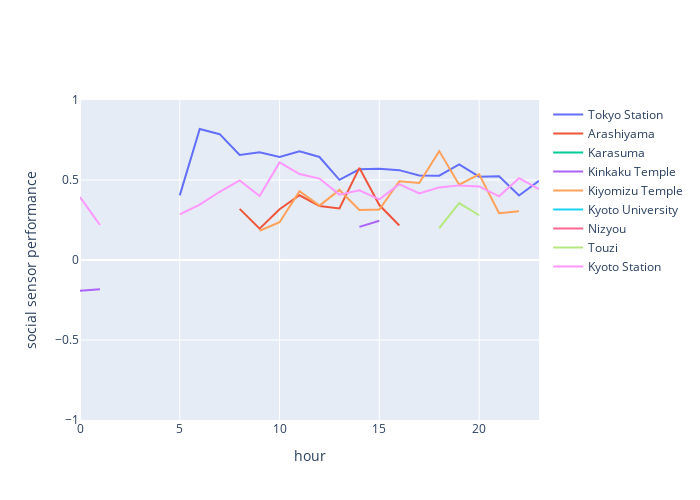

The notebook cell saved with this chart:
### Code cell
data = []
for place_id in range(0, len(list_mobile)):
    mobile = np.load(list_mobile[place_id])
    tweets = np.load(list_twitter[place_id])
    dlete_list = []
    if place_id == 0:
        start_date = datetime(2021,1,1)
    else:
        start_date = datetime(2022,1,1)

    for n_date_from_year in range(0,365):
        Today = start_date + timedelta(days=n_date_from_year)
        work_holi_Flag = isBizDay(Today)
        if (
            n_date_from_year == 0
            or n_date_from_year == 1
            or n_date_from_year == 2
            or n_date_from_year == 362
            or n_date_from_year == 363
            or n_date_from_year == 364
            or work_holi_Flag == "Holiday"
            ):
            continue
        else:
            dlete_list.append(n_date_from_year)
    mobile = np.delete(mobile,dlete_list,axis=0)
    tweets = np.delete(tweets,dlete_list,axis=0)

    for i in range(0,24):
        mobile_1hour = mobile[:, i:i+1]
        mobile_1hour = mobile_1hour.flatten()
        tweets_1hour = tweets[:, i:i+1]
        tweets_1hour = tweets_1hour.flatten()

        correlation, p_value = stats.pearsonr(mobile_1hour, tweets_1hour)
        if p_value>0.05:
            data.append([i,'', p_value, list_key[place_id]])
        else:
            data.append([i, correlation, p_value, list_key[place_id]])


columns=['time','r','p','place']


df= pd.DataFrame(data,columns=columns)



list_place = df['place'].unique()
fig = go.Figure(data=[
    go.Scatter(x = df[df['place']==list_place[0]]['time'], y = df[df['place']==list_place[0]]['r'], name = list_place[0],),
    go.Scatter(x = df[df['place']==list_place[1]]['time'], y = df[df['place']==list_place[1]]['r'], name = list_place[1],),
    go.Scatter(x = df[df['place']==list_place[2]]['time'], y = df[df['place']==list_place[2]]['r'], name = list_place[2],),
    go.Scatter(x = df[df['place']==list_place[3]]['time'], y = df[df['place']==list_place[3]]['r'], name = list_place[3],),
    go.Scatter(x = df[df['place']==list_place[4]]['time'], y = df[df['place']==list_place[4]]['r'], name = list_place[4],),
    go.Scatter(x = df[df['place']==list_place[5]]['time'], y = df[df['place']==list_place[5]]['r'], name = list_place[5],),
    go.Scatter(x = df[df['place']==list_place[6]]['time'], y = df[df['place']==list_place[6]]['r'], name = list_place[6],),
    go.Scatter(x = df[df['place']==list_place[7]]['time'], y = df[df['place']==list_place[7]]['r'], name = list_place[7],),
    go.Scatter(x = df[df['place']==list_place[8]]['time'], y = df[df['place']==list_place[8]]['r'], name = list_place[8],),
    ])
#fig.update_layout(title='Hourly social sensor performance (holiday)')
fig.update_layout(yaxis=dict(range=(-1, 1)))
fig.update_layout(xaxis=dict(title='hour'),
                 yaxis=dict(title='social sensor performance'))
fig.update_layout(width=700,height=500)
fig.show()

### Figure 1 — Plotly figure (JSON) as saved in the notebook; plotly's stock layout.template omitted (floating-point values rounded to 4 significant figures)
{"data": [{"name": "Tokyo Station", "type": "scatter", "x": [0, 1, 2, 3, 4, 5, 6, 7, 8, 9, 10, 11, 12, 13, 14, 15, 16, 17, 18, 19, 20, 21, 22, 23], "y": [0.2066, "", "", -0.1856, "", 0.4037, 0.8192, 0.7865, 0.6571, 0.6736, 0.6434, 0.6799, 0.6439, 0.5013, 0.5672, 0.5702, 0.5617, 0.5285, 0.5267, 0.5969, 0.5205, 0.523, 0.4028, 0.4957]}, {"name": "Arashiyama", "type": "scatter", "x": [0, 1, 2, 3, 4, 5, 6, 7, 8, 9, 10, 11, 12, 13, 14, 15, 16, 17, 18, 19, 20, 21, 22, 23], "y": ["", "", "", null, "", "", "", "", 0.3196, 0.1957, 0.3175, 0.4046, 0.3375, 0.3221, 0.5757, 0.3433, 0.2157, "", 0.3206, "", "", "", "", ""]}, {"name": "Karasuma", "type": "scatter", "x": [0, 1, 2, 3, 4, 5, 6, 7, 8, 9, 10, 11, 12, 13, 14, 15, 16, 17, 18, 19, 20, 21, 22, 23], "y": ["", "", "", 0.2095, "", "", "", "", "", "", 0.3234, "", 0.2944, "", "", "", "", "", "", "", "", 0.2762, "", ""]}, {"name": "Kinkaku Temple", "type": "scatter", "x": [0, 1, 2, 3, 4, 5, 6, 7, 8, 9, 10, 11, 12, 13, 14, 15, 16, 17, 18, 19, 20, 21, 22, 23], "y": [-0.1916, -0.1825, "", "", "", null, "", "", "", "", "", 0.21, "", "", 0.2068, 0.2451, "", "", "", "", "", "", "", ""]}, {"name": "Kiyomizu Temple", "type": "scatter", "x": [0, 1, 2, 3, 4, 5, 6, 7, 8, 9, 10, 11, 12, 13, 14, 15, 16, 17, 18, 19, 20, 21, 22, 23], "y": ["", "", "", "", "", "", "", 0.2766, "", 0.1827, 0.2365, 0.4294, 0.3397, 0.4379, 0.3125, 0.3157, 0.492, 0.4814, 0.6806, 0.4709, 0.535, 0.2925, 0.3048, ""]}, {"name": "Kyoto University", "type": "scatter", "x": [0, 1, 2, 3, 4, 5, 6, 7, 8, 9, 10, 11, 12, 13, 14, 15, 16, 17, 18, 19, 20, 21, 22, 23], "y": ["", "", -0.1965, "", null, "", "", "", "", "", "", "", "", "", "", "", "", "", "", "", "", "", "", ""]}, {"name": "Nizyou", "type": "scatter", "x": [0, 1, 2, 3, 4, 5, 6, 7, 8, 9, 10, 11, 12, 13, 14, 15, 16, 17, 18, 19, 20, 21, 22, 23], "y": ["", "", "", "", "", "", "", "", "", 0.1917, "", 0.2159, "", "", "", "", 0.2317, "", "", 0.2102, "", "", "", ""]}, {"name": "Touzi", "type": "scatter", "x": [0, 1, 2, 3, 4, 5, 6, 7, 8, 9, 10, 11, 12, 13, 14, 15, 16, 17, 18, 19, 20, 21, 22, 23], "y": ["", "", "", "", "", "", 0.1788, "", "", 0.2259, "", "", 0.1892, "", "", "", "", "", 0.1989, 0.3558, 0.2796, "", "", 0.2626]}, {"name": "Kyoto Station", "type": "scatter", "x": [0, 1, 2, 3, 4, 5, 6, 7, 8, 9, 10, 11, 12, 13, 14, 15, 16, 17, 18, 19, 20, 21, 22, 23], "y": [0.3931, 0.2186, "", 0.2633, "", 0.2856, 0.3462, 0.4264, 0.4973, 0.4001, 0.6098, 0.537, 0.5091, 0.4087, 0.4356, 0.3792, 0.4744, 0.416, 0.4537, 0.4664, 0.46, 0.3982, 0.5114, 0.443]}], "layout": {"height": 500, "width": 700, "xaxis": {"title": {"text": "hour"}}, "yaxis": {"range": [-1, 1], "title": {"text": "social sensor performance"}}}}
